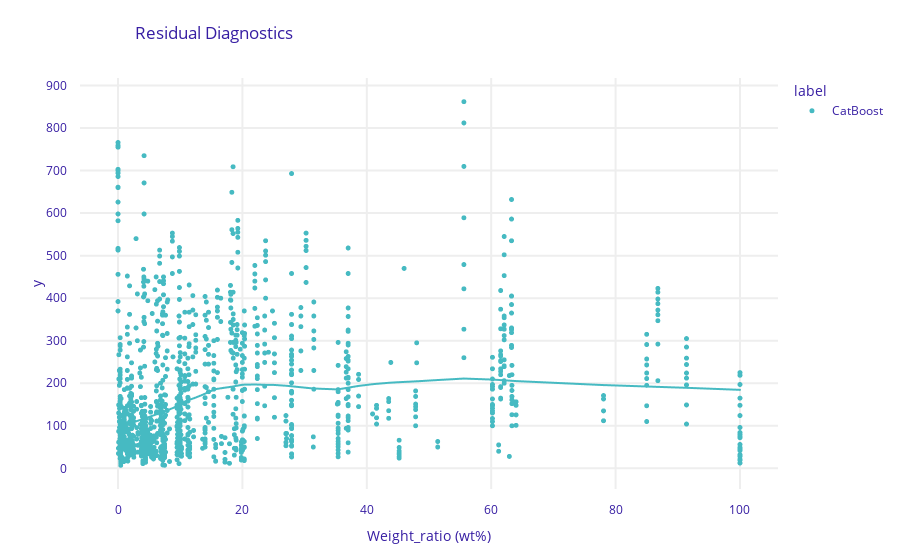

Notebook source saved alongside this figure:
### Code cell
md_cat.plot(variable='Weight_ratio (wt%)', yvariable='y', marker_size=5)

### Figure 1 — Plotly figure (JSON) as saved in the notebook; plotly's stock layout.template omitted (floating-point values rounded to 4 significant figures; data arrays with more than 128 entries replaced by an {"elided": "..."} marker saying what was removed)
{"data": [{"hovertemplate": "<b>%{hovertext}</b><br><br>label=CatBoost<br>Weight_ratio (wt%)=%{x}<br>y=%{y}<extra></extra>", "hovertext": {"elided": "1175 int values"}, "legendgroup": "CatBoost", "line": {"width": 2}, "marker": {"color": "#46bac2", "size": 5, "symbol": "circle"}, "mode": "markers", "name": "CatBoost", "showlegend": true, "type": "scattergl", "x": {"elided": "1175 float values"}, "xaxis": "x", "y": {"elided": "1175 float values"}, "yaxis": "y"}, {"hovertemplate": "<b>LOWESS trendline</b><br><br>label=CatBoost<br>Weight_ratio (wt%)=%{x}<br>y=%{y} <b>(trend)</b><extra></extra>", "legendgroup": "CatBoost", "line": {"width": 2}, "marker": {"color": "#46bac2", "size": 5, "symbol": "circle"}, "mode": "lines", "name": "CatBoost", "showlegend": false, "type": "scattergl", "x": {"elided": "1175 float values"}, "xaxis": "x", "y": {"elided": "1175 float values"}, "yaxis": "y"}], "layout": {"font": {"color": "#371ea3"}, "legend": {"title": {"text": "label"}, "tracegroupgap": 0}, "margin": {"b": 71, "r": 30, "t": 78}, "title": {"text": "Residual Diagnostics", "x": 0.15}, "xaxis": {"anchor": "y", "automargin": true, "domain": [0, 1], "fixedrange": true, "gridwidth": 2, "tickcolor": "white", "ticklen": 10, "ticks": "outside", "title": {"text": "Weight_ratio (wt%)"}, "type": "linear", "zeroline": false}, "yaxis": {"anchor": "x", "automargin": true, "domain": [0, 1], "fixedrange": true, "gridwidth": 2, "tickcolor": "white", "ticklen": 10, "ticks": "outside", "title": {"text": "y"}, "type": "linear", "zeroline": false}}}
